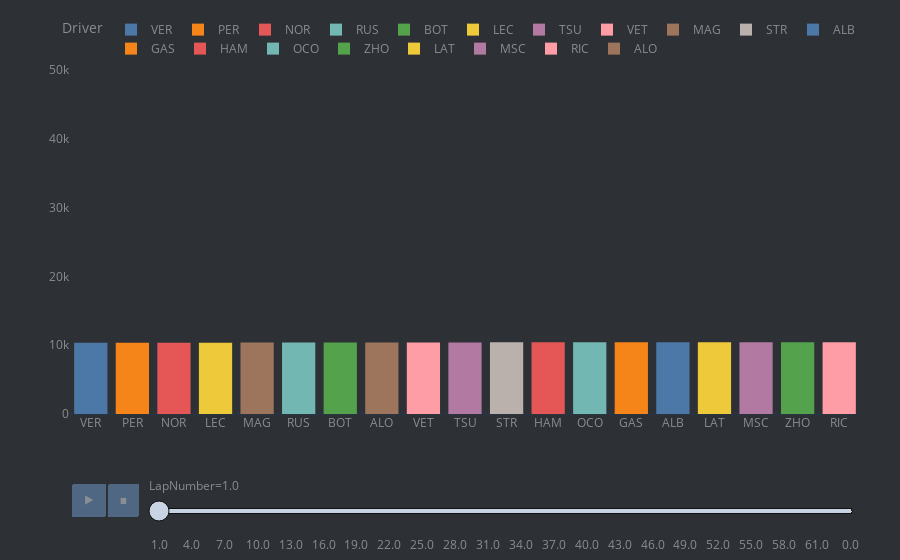

This figure's notebook cell:
### Code cell
fig_bar = px.histogram(df, x="Driver", y="Time3", color="Driver",
                 animation_frame="LapNumber", animation_group="Driver", 
                 range_y=[0,50000],
                 color_discrete_sequence=px.colors.qualitative.T10)
fig_bar.update_yaxes(showgrid=False),
fig_bar.update_xaxes(categoryorder='total ascending')
fig_bar.update_traces(hovertemplate=None)
fig_bar.update_layout(margin=dict(t=70, b=0, l=70, r=40),
                        hovermode="x unified",
                        xaxis_tickangle=360,
                        xaxis_title=' ', yaxis_title=" ",
                        plot_bgcolor='#2d3035', paper_bgcolor='#2d3035',
                        title_font=dict(size=25, color='#a5a7ab', family="Lato, sans-serif"),
                        font=dict(color='#8a8d93'),
                        legend=dict(orientation="h", yanchor="bottom", y=1.02, xanchor="right", x=1)
                          )
fig_bar.show()

### Figure 1 — Plotly figure (JSON) as saved in the notebook; plotly's stock layout.template omitted (floating-point values rounded to 4 significant figures)
{"data": [{"alignmentgroup": "True", "bingroup": "x", "histfunc": "sum", "ids": ["VER"], "legendgroup": "VER", "marker": {"color": "#4C78A8", "pattern": {"shape": ""}}, "name": "VER", "offsetgroup": "VER", "orientation": "v", "showlegend": true, "type": "histogram", "x": ["VER"], "xaxis": "x", "y": ["010354"], "yaxis": "y"}, {"alignmentgroup": "True", "bingroup": "x", "histfunc": "sum", "ids": ["PER"], "legendgroup": "PER", "marker": {"color": "#F58518", "pattern": {"shape": ""}}, "name": "PER", "offsetgroup": "PER", "orientation": "v", "showlegend": true, "type": "histogram", "x": ["PER"], "xaxis": "x", "y": ["010355"], "yaxis": "y"}, {"alignmentgroup": "True", "bingroup": "x", "histfunc": "sum", "ids": ["NOR"], "legendgroup": "NOR", "marker": {"color": "#E45756", "pattern": {"shape": ""}}, "name": "NOR", "offsetgroup": "NOR", "orientation": "v", "showlegend": true, "type": "histogram", "x": ["NOR"], "xaxis": "x", "y": ["010358"], "yaxis": "y"}, {"alignmentgroup": "True", "bingroup": "x", "histfunc": "sum", "ids": ["RUS"], "legendgroup": "RUS", "marker": {"color": "#72B7B2", "pattern": {"shape": ""}}, "name": "RUS", "offsetgroup": "RUS", "orientation": "v", "showlegend": true, "type": "histogram", "x": ["RUS"], "xaxis": "x", "y": ["010403"], "yaxis": "y"}, {"alignmentgroup": "True", "bingroup": "x", "histfunc": "sum", "ids": ["BOT"], "legendgroup": "BOT", "marker": {"color": "#54A24B", "pattern": {"shape": ""}}, "name": "BOT", "offsetgroup": "BOT", "orientation": "v", "showlegend": true, "type": "histogram", "x": ["BOT"], "xaxis": "x", "y": ["010404"], "yaxis": "y"}, {"alignmentgroup": "True", "bingroup": "x", "histfunc": "sum", "ids": ["LEC"], "legendgroup": "LEC", "marker": {"color": "#EECA3B", "pattern": {"shape": ""}}, "name": "LEC", "offsetgroup": "LEC", "orientation": "v", "showlegend": true, "type": "histogram", "x": ["LEC"], "xaxis": "x", "y": ["010359"], "yaxis": "y"}, {"alignmentgroup": "True", "bingroup": "x", "histfunc": "sum", "ids": ["TSU"], "legendgroup": "TSU", "marker": {"color": "#B279A2", "pattern": {"shape": ""}}, "name": "TSU", "offsetgroup": "TSU", "orientation": "v", "showlegend": true, "type": "histogram", "x": ["TSU"], "xaxis": "x", "y": ["010409"], "yaxis": "y"}, {"alignmentgroup": "True", "bingroup": "x", "histfunc": "sum", "ids": ["VET"], "legendgroup": "VET", "marker": {"color": "#FF9DA6", "pattern": {"shape": ""}}, "name": "VET", "offsetgroup": "VET", "orientation": "v", "showlegend": true, "type": "histogram", "x": ["VET"], "xaxis": "x", "y": ["010407"], "yaxis": "y"}, {"alignmentgroup": "True", "bingroup": "x", "histfunc": "sum", "ids": ["MAG"], "legendgroup": "MAG", "marker": {"color": "#9D755D", "pattern": {"shape": ""}}, "name": "MAG", "offsetgroup": "MAG", "orientation": "v", "showlegend": true, "type": "histogram", "x": ["MAG"], "xaxis": "x", "y": ["010400"], "yaxis": "y"}, {"alignmentgroup": "True", "bingroup": "x", "histfunc": "sum", "ids": ["STR"], "legendgroup": "STR", "marker": {"color": "#BAB0AC", "pattern": {"shape": ""}}, "name": "STR", "offsetgroup": "STR", "orientation": "v", "showlegend": true, "type": "histogram", "x": ["STR"], "xaxis": "x", "y": ["010411"], "yaxis": "y"}, {"alignmentgroup": "True", "bingroup": "x", "histfunc": "sum", "ids": ["ALB"], "legendgroup": "ALB", "marker": {"color": "#4C78A8", "pattern": {"shape": ""}}, "name": "ALB", "offsetgroup": "ALB", "orientation": "v", "showlegend": true, "type": "histogram", "x": ["ALB"], "xaxis": "x", "y": ["010416"], "yaxis": "y"}, {"alignmentgroup": "True", "bingroup": "x", "histfunc": "sum", "ids": ["GAS"], "legendgroup": "GAS", "marker": {"color": "#F58518", "pattern": {"shape": ""}}, "name": "GAS", "offsetgroup": "GAS", "orientation": "v", "showlegend": true, "type": "histogram", "x": ["GAS"], "xaxis": "x", "y": ["010415"], "yaxis": "y"}, {"alignmentgroup": "True", "bingroup": "x", "histfunc": "sum", "ids": ["HAM"], "legendgroup": "HAM", "marker": {"color": "#E45756", "pattern": {"shape": ""}}, "name": "HAM", "offsetgroup": "HAM", "orientation": "v", "showlegend": true, "type": "histogram", "x": ["HAM"], "xaxis": "x", "y": ["010412"], "yaxis": "y"}, {"alignmentgroup": "True", "bingroup": "x", "histfunc": "sum", "ids": ["OCO"], "legendgroup": "OCO", "marker": {"color": "#72B7B2", "pattern": {"shape": ""}}, "name": "OCO", "offsetgroup": "OCO", "orientation": "v", "showlegend": true, "type": "histogram", "x": ["OCO"], "xaxis": "x", "y": ["010414"], "yaxis": "y"}, {"alignmentgroup": "True", "bingroup": "x", "histfunc": "sum", "ids": ["ZHO"], "legendgroup": "ZHO", "marker": {"color": "#54A24B", "pattern": {"shape": ""}}, "name": "ZHO", "offsetgroup": "ZHO", "orientation": "v", "showlegend": true, "type": "histogram", "x": ["ZHO"], "xaxis": "x", "y": ["010421"], "yaxis": "y"}, {"alignmentgroup": "True", "bingroup": "x", "histfunc": "sum", "ids": ["LAT"], "legendgroup": "LAT", "marker": {"color": "#EECA3B", "pattern": {"shape": ""}}, "name": "LAT", "offsetgroup": "LAT", "orientation": "v", "showlegend": true, "type": "histogram", "x": ["LAT"], "xaxis": "x", "y": ["010417"], "yaxis": "y"}, {"alignmentgroup": "True", "bingroup": "x", "histfunc": "sum", "ids": ["MSC"], "legendgroup": "MSC", "marker": {"color": "#B279A2", "pattern": {"shape": ""}}, "name": "MSC", "offsetgroup": "MSC", "orientation": "v", "showlegend": true, "type": "histogram", "x": ["MSC"], "xaxis": "x", "y": ["010419"], "yaxis": "y"}, {"alignmentgroup": "True", "bingroup": "x", "histfunc": "sum", "ids": ["RIC"], "legendgroup": "RIC", "marker": {"color": "#FF9DA6", "pattern": {"shape": ""}}, "name": "RIC", "offsetgroup": "RIC", "orientation": "v", "showlegend": true, "type": "histogram", "x": ["RIC"], "xaxis": "x", "y": ["010422"], "yaxis": "y"}, {"alignmentgroup": "True", "bingroup": "x", "histfunc": "sum", "ids": ["ALO"], "legendgroup": "ALO", "marker": {"color": "#9D755D", "pattern": {"shape": ""}}, "name": "ALO", "offsetgroup": "ALO", "orientation": "v", "showlegend": true, "type": "histogram", "x": ["ALO"], "xaxis": "x", "y": ["010406"], "yaxis": "y"}], "layout": {"barmode": "relative", "font": {"color": "#8a8d93"}, "hovermode": "x unified", "legend": {"orientation": "h", "title": {"text": "Driver"}, "tracegroupgap": 0, "x": 1, "xanchor": "right", "y": 1.02, "yanchor": "bottom"}, "margin": {"b": 0, "l": 70, "r": 40, "t": 70}, "paper_bgcolor": "#2d3035", "plot_bgcolor": "#2d3035", "sliders": [{"active": 0, "currentvalue": {"prefix": "LapNumber="}, "len": 0.9, "pad": {"b": 10, "t": 60}, "steps": [{"args": [["1.0"], {"frame": {"duration": 0, "redraw": true}, "fromcurrent": true, "mode": "immediate", "transition": {"duration": 0, "easing": "linear"}}], "label": "1.0", "method": "animate"}, {"args": [["2.0"], {"frame": {"duration": 0, "redraw": true}, "fromcurrent": true, "mode": "immediate", "transition": {"duration": 0, "easing": "linear"}}], "label": "2.0", "method": "animate"}, {"args": [["3.0"], {"frame": {"duration": 0, "redraw": true}, "fromcurrent": true, "mode": "immediate", "transition": {"duration": 0, "easing": "linear"}}], "label": "3.0", "method": "animate"}, {"args": [["4.0"], {"frame": {"duration": 0, "redraw": true}, "fromcurrent": true, "mode": "immediate", "transition": {"duration": 0, "easing": "linear"}}], "label": "4.0", "method": "animate"}, {"args": [["5.0"], {"frame": {"duration": 0, "redraw": true}, "fromcurrent": true, "mode": "immediate", "transition": {"duration": 0, "easing": "linear"}}], "label": "5.0", "method": "animate"}, {"args": [["6.0"], {"frame": {"duration": 0, "redraw": true}, "fromcurrent": true, "mode": "immediate", "transition": {"duration": 0, "easing": "linear"}}], "label": "6.0", "method": "animate"}, {"args": [["7.0"], {"frame": {"duration": 0, "redraw": true}, "fromcurrent": true, "mode": "immediate", "transition": {"duration": 0, "easing": "linear"}}], "label": "7.0", "method": "animate"}, {"args": [["8.0"], {"frame": {"duration": 0, "redraw": true}, "fromcurrent": true, "mode": "immediate", "transition": {"duration": 0, "easing": "linear"}}], "label": "8.0", "method": "animate"}, {"args": [["9.0"], {"frame": {"duration": 0, "redraw": true}, "fromcurrent": true, "mode": "immediate", "transition": {"duration": 0, "easing": "linear"}}], "label": "9.0", "method": "animate"}, {"args": [["10.0"], {"frame": {"duration": 0, "redraw": true}, "fromcurrent": true, "mode": "immediate", "transition": {"duration": 0, "easing": "linear"}}], "label": "10.0", "method": "animate"}, {"args": [["11.0"], {"frame": {"duration": 0, "redraw": true}, "fromcurrent": true, "mode": "immediate", "transition": {"duration": 0, "easing": "linear"}}], "label": "11.0", "method": "animate"}, {"args": [["12.0"], {"frame": {"duration": 0, "redraw": true}, "fromcurrent": true, "mode": "immediate", "transition": {"duration": 0, "easing": "linear"}}], "label": "12.0", "method": "animate"}, {"args": [["13.0"], {"frame": {"duration": 0, "redraw": true}, "fromcurrent": true, "mode": "immediate", "transition": {"duration": 0, "easing": "linear"}}], "label": "13.0", "method": "animate"}, {"args": [["14.0"], {"frame": {"duration": 0, "redraw": true}, "fromcurrent": true, "mode": "immediate", "transition": {"duration": 0, "easing": "linear"}}], "label": "14.0", "method": "animate"}, {"args": [["15.0"], {"frame": {"duration": 0, "redraw": true}, "fromcurrent": true, "mode": "immediate", "transition": {"duration": 0, "easing": "linear"}}], "label": "15.0", "method": "animate"}, {"args": [["16.0"], {"frame": {"duration": 0, "redraw": true}, "fromcurrent": true, "mode": "immediate", "transition": {"duration": 0, "easing": "linear"}}], "label": "16.0", "method": "animate"}, {"args": [["17.0"], {"frame": {"duration": 0, "redraw": true}, "fromcurrent": true, "mode": "immediate", "transition": {"duration": 0, "easing": "linear"}}], "label": "17.0", "method": "animate"}, {"args": [["18.0"], {"frame": {"duration": 0, "redraw": true}, "fromcurrent": true, "mode": "immediate", "transition": {"duration": 0, "easing": "linear"}}], "label": "18.0", "method": "animate"}, {"args": [["19.0"], {"frame": {"duration": 0, "redraw": true}, "fromcurrent": true, "mode": "immediate", "transition": {"duration": 0, "easing": "linear"}}], "label": "19.0", "method": "animate"}, {"args": [["20.0"], {"frame": {"duration": 0, "redraw": true}, "fromcurrent": true, "mode": "immediate", "transition": {"duration": 0, "easing": "linear"}}], "label": "20.0", "method": "animate"}, {"args": [["21.0"], {"frame": {"duration": 0, "redraw": true}, "fromcurrent": true, "mode": "immediate", "transition": {"duration": 0, "easing": "linear"}}], "label": "21.0", "method": "animate"}, {"args": [["22.0"], {"frame": {"duration": 0, "redraw": true}, "fromcurrent": true, "mode": "immediate", "transition": {"duration": 0, "easing": "linear"}}], "label": "22.0", "method": "animate"}, {"args": [["23.0"], {"frame": {"duration": 0, "redraw": true}, "fromcurrent": true, "mode": "immediate", "transition": {"duration": 0, "easing": "linear"}}], "label": "23.0", "method": "animate"}, {"args": [["24.0"], {"frame": {"duration": 0, "redraw": true}, "fromcurrent": true, "mode": "immediate", "transition": {"duration": 0, "easing": "linear"}}], "label": "24.0", "method": "animate"}, {"args": [["25.0"], {"frame": {"duration": 0, "redraw": true}, "fromcurrent": true, "mode": "immediate", "transition": {"duration": 0, "easing": "linear"}}], "label": "25.0", "method": "animate"}, {"args": [["26.0"], {"frame": {"duration": 0, "redraw": true}, "fromcurrent": true, "mode": "immediate", "transition": {"duration": 0, "easing": "linear"}}], "label": "26.0", "method": "animate"}, {"args": [["27.0"], {"frame": {"duration": 0, "redraw": true}, "fromcurrent": true, "mode": "immediate", "transition": {"duration": 0, "easing": "linear"}}], "label": "27.0", "method": "animate"}, {"args": [["28.0"], {"frame": {"duration": 0, "redraw": true}, "fromcurrent": true, "mode": "immediate", "transition": {"duration": 0, "easing": "linear"}}], "label": "28.0", "method": "animate"}, {"args": [["29.0"], {"frame": {"duration": 0, "redraw": true}, "fromcurrent": true, "mode": "immediate", "transition": {"duration": 0, "easing": "linear"}}], "label": "29.0", "method": "animate"}, {"args": [["30.0"], {"frame": {"duration": 0, "redraw": true}, "fromcurrent": true, "mode": "immediate", "transition": {"duration": 0, "easing": "linear"}}], "label": "30.0", "method": "animate"}, {"args": [["31.0"], {"frame": {"duration": 0, "redraw": true}, "fromcurrent": true, "mode": "immediate", "transition": {"duration": 0, "easing": "linear"}}], "label": "31.0", "method": "animate"}, {"args": [["32.0"], {"frame": {"duration": 0, "redraw": true}, "fromcurrent": true, "mode": "immediate", "transition": {"duration": 0, "easing": "linear"}}], "label": "32.0", "method": "animate"}, {"args": [["33.0"], {"frame": {"duration": 0, "redraw": true}, "fromcurrent": true, "mode": "immediate", "transition": {"duration": 0, "easing": "linear"}}], "label": "33.0", "method": "animate"}, {"args": [["34.0"], {"frame": {"duration": 0, "redraw": true}, "fromcurrent": true, "mode": "immediate", "transition": {"duration": 0, "easing": "linear"}}], "label": "34.0", "method": "animate"}, {"args": [["35.0"], {"frame": {"duration": 0, "redraw": true}, "fromcurrent": true, "mode": "immediate", "transition": {"duration": 0, "easing": "linear"}}], "label": "35.0", "method": "animate"}, {"args": [["36.0"], {"frame": {"duration": 0, "redraw": true}, "fromcurrent": true, "mode": "immediate", "transition": {"duration": 0, "easing": "linear"}}], "label": "36.0", "method": "animate"}, {"args": [["37.0"], {"frame": {"duration": 0, "redraw": true}, "fromcurrent": true, "mode": "immediate", "transition": {"duration": 0, "easing": "linear"}}], "label": "37.0", "method": "animate"}, {"args": [["38.0"], {"frame": {"duration": 0, "redraw": true}, "fromcurrent": true, "mode": "immediate", "transition": {"duration": 0, "easing": "linear"}}], "label": "38.0", "method": "animate"}, {"args": [["39.0"], {"frame": {"duration": 0, "redraw": true}, "fromcurrent": true, "mode": "immediate", "transition": {"duration": 0, "easing": "linear"}}], "label": "39.0", "method": "animate"}, {"args": [["40.0"], {"frame": {"duration": 0, "redraw": true}, "fromcurrent": true, "mode": "immediate", "transition": {"duration": 0, "easing": "linear"}}], "label": "40.0", "method": "animate"}, {"args": [["41.0"], {"frame": {"duration": 0, "redraw": true}, "fromcurrent": true, "mode": "immediate", "transition": {"duration": 0, "easing": "linear"}}], "label": "41.0", "method": "animate"}, {"args": [["42.0"], {"frame": {"duration": 0, "redraw": true}, "fromcurrent": true, "mode": "immediate", "transition": {"duration": 0, "easing": "linear"}}], "label": "42.0", "method": "animate"}, {"args": [["43.0"], {"frame": {"duration": 0, "redraw": true}, "fromcurrent": true, "mode": "immediate", "transition": {"duration": 0, "easing": "linear"}}], "label": "43.0", "method": "animate"}, {"args": [["44.0"], {"frame": {"duration": 0, "redraw": true}, "fromcurrent": true, "mode": "immediate", "transition": {"duration": 0, "easing": "linear"}}], "label": "44.0", "method": "animate"}, {"args": [["45.0"], {"frame": {"duration": 0, "redraw": true}, "fromcurrent": true, "mode": "immediate", "transition": {"duration": 0, "easing": "linear"}}], "label": "45.0", "method": "animate"}, {"args": [["46.0"], {"frame": {"duration": 0, "redraw": true}, "fromcurrent": true, "mode": "immediate", "transition": {"duration": 0, "easing": "linear"}}], "label": "46.0", "method": "animate"}, {"args": [["47.0"], {"frame": {"duration": 0, "redraw": true}, "fromcurrent": true, "mode": "immediate", "transition": {"duration": 0, "easing": "linear"}}], "label": "47.0", "method": "animate"}, {"args": [["48.0"], {"frame": {"duration": 0, "redraw": true}, "fromcurrent": true, "mode": "immediate", "transition": {"duration": 0, "easing": "linear"}}], "label": "48.0", "method": "animate"}, {"args": [["49.0"], {"frame": {"duration": 0, "redraw": true}, "fromcurrent": true, "mode": "immediate", "transition": {"duration": 0, "easing": "linear"}}], "label": "49.0", "method": "animate"}, {"args": [["50.0"], {"frame": {"duration": 0, "redraw": true}, "fromcurrent": true, "mode": "immediate", "transition": {"duration": 0, "easing": "linear"}}], "label": "50.0", "method": "animate"}, {"args": [["51.0"], {"frame": {"duration": 0, "redraw": true}, "fromcurrent": true, "mode": "immediate", "transition": {"duration": 0, "easing": "linear"}}], "label": "51.0", "method": "animate"}, {"args": [["52.0"], {"frame": {"duration": 0, "redraw": true}, "fromcurrent": true, "mode": "immediate", "transition": {"duration": 0, "easing": "linear"}}], "label": "52.0", "method": "animate"}, {"args": [["53.0"], {"frame": {"duration": 0, "redraw": true}, "fromcurrent": true, "mode": "immediate", "transition": {"duration": 0, "easing": "linear"}}], "label": "53.0", "method": "animate"}, {"args": [["54.0"], {"frame": {"duration": 0, "redraw": true}, "fromcurrent": true, "mode": "immediate", "transition": {"duration": 0, "easing": "linear"}}], "label": "54.0", "method": "animate"}, {"args": [["55.0"], {"frame": {"duration": 0, "redraw": true}, "fromcurrent": true, "mode": "immediate", "transition": {"duration": 0, "easing": "linear"}}], "label": "55.0", "method": "animate"}, {"args": [["56.0"], {"frame": {"duration": 0, "redraw": true}, "fromcurrent": true, "mode": "immediate", "transition": {"duration": 0, "easing": "linear"}}], "label": "56.0", "method": "animate"}, {"args": [["57.0"], {"frame": {"duration": 0, "redraw": true}, "fromcurrent": true, "mode": "immediate", "transition": {"duration": 0, "easing": "linear"}}], "label": "57.0", "method": "animate"}, {"args": [["58.0"], {"frame": {"duration": 0, "redraw": true}, "fromcurrent": true, "mode": "immediate", "transition": {"duration": 0, "easing": "linear"}}], "label": "58.0", "method": "animate"}, {"args": [["59.0"], {"frame": {"duration": 0, "redraw": true}, "fromcurrent": true, "mode": "immediate", "transition": {"duration": 0, "easing": "linear"}}], "label": "59.0", "method": "animate"}, {"args": [["60.0"], {"frame": {"duration": 0, "redraw": true}, "fromcurrent": true, "mode": "immediate", "transition": {"duration": 0, "easing": "linear"}}], "label": "60.0", "method": "animate"}, {"args": [["61.0"], {"frame": {"duration": 0, "redraw": true}, "fromcurrent": true, "mode": "immediate", "transition": {"duration": 0, "easing": "linear"}}], "label": "61.0", "method": "animate"}, {"args": [["62.0"], {"frame": {"duration": 0, "redraw": true}, "fromcurrent": true, "mode": "immediate", "transition": {"duration": 0, "easing": "linear"}}], "label": "62.0", "method": "animate"}, {"args": [["63.0"], {"frame": {"duration": 0, "redraw": true}, "fromcurrent": true, "mode": "immediate", "transition": {"duration": 0, "easing": "linear"}}], "label": "63.0", "method": "animate"}, {"args": [["0.0"], {"frame": {"duration": 0, "redraw": true}, "fromcurrent": true, "mode": "immediate", "transition": {"duration": 0, "easing": "linear"}}], "label": "0.0", "method": "animate"}], "x": 0.1, "xanchor": "left", "y": 0, "yanchor": "top"}], "title": {"font": {"color": "#a5a7ab", "family": "Lato, sans-serif", "size": 25}}, "updatemenus": [{"buttons": [{"args": [null, {"frame": {"duration": 500, "redraw": true}, "fromcurrent": true, "mode": "immediate", "transition": {"duration": 500, "easing": "linear"}}], "label": "&#9654;", "method": "animate"}, {"args": [[null], {"frame": {"duration": 0, "redraw": true}, "fromcurrent": true, "mode": "immediate", "transition": {"duration": 0, "easing": "linear"}}], "label": "&#9724;", "method": "animate"}], "direction": "left", "pad": {"r": 10, "t": 70}, "showactive": false, "type": "buttons", "x": 0.1, "xanchor": "right", "y": 0, "yanchor": "top"}], "xaxis": {"anchor": "y", "categoryarray": ["VER", "PER", "NOR", "RUS", "BOT", "LEC", "TSU", "VET", "MAG", "STR", "ALB", "GAS", "HAM", "OCO", "ZHO", "LAT", "MSC", "RIC", "ALO", "SAI"], "categoryorder": "total ascending", "domain": [0, 1], "tickangle": 0, "title": {"text": " "}}, "yaxis": {"anchor": "x", "domain": [0, 1], "range": [0, 50000], "showgrid": false, "title": {"text": " "}}}}
